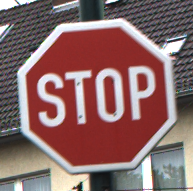
#> input picture temp_space/00001_00029.png, 193 x 191 px
$ python -i image_processing_utils.py   (imports and definitions only)
#> lines starting #> are read from the running program, lines starting #| are printed output that depends on the picture; after the words box and inside, x2 and y2 are one past the last pixel; in counts of white or black regions, pixels touching at a corner belong together
#> further down, picture is the input picture: shape (191, 193, 3); mean B, G, R 105.2, 106, 138
import cv2
from robust_svm.data_set import AM
from os.path import join
import numpy as np
from robust_svm.process_images import read_feature_file
from robust_svm.settings import images_path, temp_folder, training_data_folder, hog3_path


# [19 lines left out: function get_cropped_image, not called in this run]


def highlight_invariant_threshold(image):
    """
    Processes image by
    1.Converting the cropped image from rgb to hsv color space using cv2
    2.Applying thresholding.
    3.Applying bit wise operators on the thresholded images to get final image.
    :param image:RGB image that has to be preprocessed
    :return:output_image
    """
    # Convert the image from BGR color space to HSV color space
    hsv_image = cv2.cvtColor(image, cv2.COLOR_BGR2HSV_FULL)
#> hsv_image: shape (191, 193, 3); mean H, S, V 83.4, 84.7, 143.5

    # Threshold for blue color. 235-255 represents blue in hue(H of HSV space)
    blue_low = np.array([235, 0, 0], dtype=np.uint8)
    blue_high = np.array([255, 255, 255], dtype=np.uint8)
    image_in_blue = cv2.inRange(hsv_image, blue_low, blue_high)
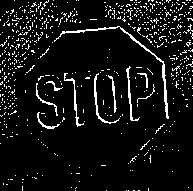
#> image_in_blue: shape (191, 193); 7.7% white in thin lines or dots

    # Threshold for red color. 0-10 represents red in hue(H of HSV space)
    red_low = np.array([0, 0, 0])
    red_high = np.array([10, 255, 255])
    image_in_red = cv2.inRange(hsv_image, red_low, red_high)
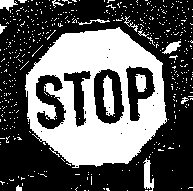
#> image_in_red: shape (191, 193); 36.7% white; 471 white regions (458 under 20 px), largest, box (x1, y1, x2, y2) and area: (25, 27, 167, 168) 11363, (103, 75, 115, 116) 333, (143, 158, 154, 191) 203

    # Threshold image for a minimum saturation(S in HSV space)
    saturation_low = np.array([0, 40, 0], dtype=np.uint8)
    saturation_high = np.array([255, 255, 255], dtype=np.uint8)
    image_with_saturated_colors = cv2.inRange(hsv_image, saturation_low, saturation_high)
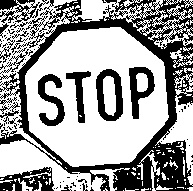
#> image_with_saturated_colors: shape (191, 193); 62.7% white; 102 black regions (85 under 20 px), largest, box (x1, y1, x2, y2) and area: (0, 0, 193, 191) 9163, (96, 69, 123, 121) 746, (0, 167, 54, 191) 730

    # Threshold image for a minimum value (V in HSV space)
    value_low = np.array([0, 0, 30], dtype=np.uint8)
    value_high = np.array([255, 255, 230], dtype=np.uint8)
    image_with_minimum_value = cv2.inRange(hsv_image, value_low, value_high)
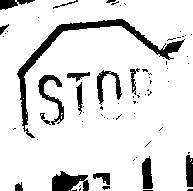
#> image_with_minimum_value: shape (191, 193); 88.2% white; 72 black regions (55 under 20 px), largest, box (x1, y1, x2, y2) and area: (17, 19, 185, 138) 1672, (52, 171, 89, 191) 493, (38, 75, 64, 125) 387

    # Copy the image
    output_image = image_in_blue.copy()
    cv2.bitwise_or(image_in_blue, image_in_red, output_image)

    image_with_saturated_red_n_blue = None
    cv2.bitwise_and(output_image, image_with_saturated_colors, output_image)
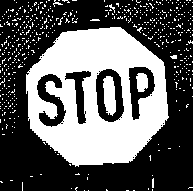
#> output_image: shape (191, 193); 38.3% white; 520 white regions (515 under 20 px), largest, box (x1, y1, x2, y2) and area: (26, 27, 169, 167) 12240, (103, 76, 116, 116) 398, (136, 73, 148, 92) 185, (53, 0, 63, 7) 23, (170, 55, 177, 59) 22

    # Image with with minimum saturation of red and blue and value
    cv2.bitwise_and(output_image, image_with_minimum_value, output_image)
#> output_image: shape (191, 193); 38.2% white; 504 white regions (499 under 20 px), largest, box (x1, y1, x2, y2) and area: (26, 27, 169, 167) 12239, (103, 76, 116, 116) 398, (136, 73, 148, 92) 185, (53, 0, 62, 7) 22, (170, 55, 177, 59) 20
    return output_image


# [198 lines left out: functions hole_fill, grow_region, get_seeds, get_neighboring_points, image_to_array, image_to_feature_vector and 1 more, not called in this run]


# [39 lines not run here, left out]

>>> import cv2
>>> picture = cv2.imread('../temp_space/00001_00029.png')
>>> result = highlight_invariant_threshold(picture)
